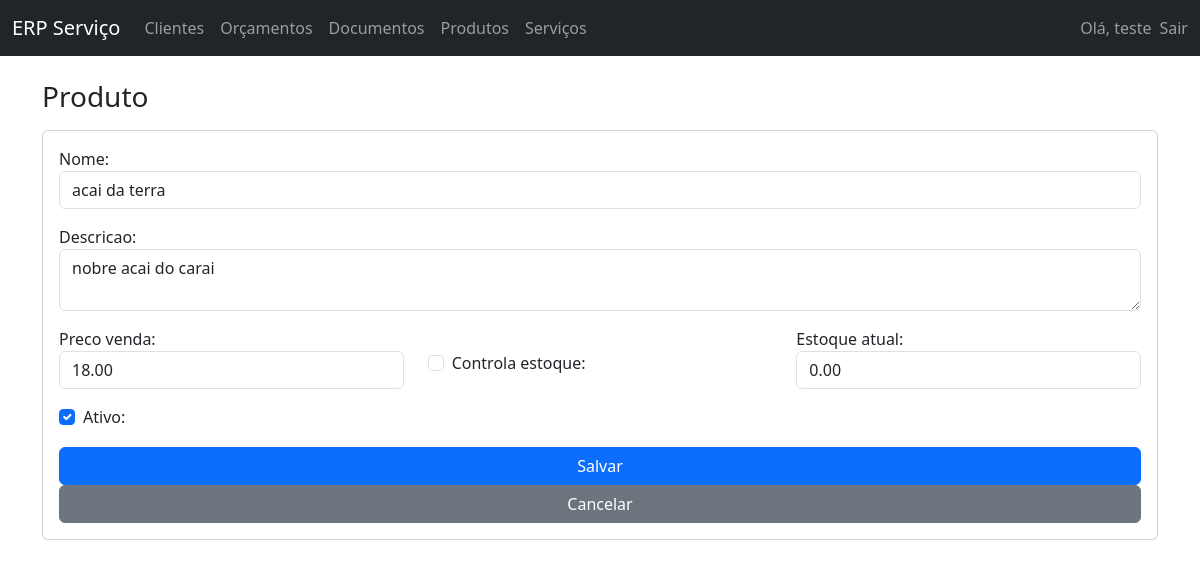
/produtos/2/editar/ (signed in), run on the app's committed database.
### core/models.py (models this page shows, shortened)
class Produto(models.Model):
    empresa = models.ForeignKey(Empresa, on_delete=models.CASCADE)
    nome = models.CharField(max_length=150)
    descricao = models.TextField(blank=True, null=True)
    preco_venda = models.DecimalField(max_digits=10, decimal_places=2)
    controla_estoque = models.BooleanField(default=False)
    estoque_atual = models.DecimalField(
        max_digits=10,
        decimal_places=2,
        default=0,
        help_text='Use unidades, kg, etc. conforme o negócio.'
    )
    ativo = models.BooleanField(default=True)

### core/views.py (the view)
# urls.py: path('produtos/<int:pk>/editar/', views.produto_update, name='produto_update'),
@login_required
def produto_update(request, pk):
    empresa = get_empresa_from_user(request.user)
    produto = get_object_or_404(Produto, pk=pk, empresa=empresa)
    if request.method == 'POST':
        form = ProdutoForm(request.POST, instance=produto)
        if form.is_valid():
            form.save()
            messages.success(request, 'Produto atualizado com sucesso.')
            return redirect('core:produto_list')
    else:
        form = ProdutoForm(instance=produto)
    return render(request, 'core/produto_form.html', {'form': form})

### core/forms.py
class ProdutoForm(forms.ModelForm):
    class Meta:
        model = Produto
        fields = ['nome', 'descricao', 'preco_venda', 'controla_estoque', 'estoque_atual', 'ativo']
        widgets = {
            'nome': forms.TextInput(attrs={'class': 'form-control'}),
            'descricao': forms.Textarea(attrs={'class': 'form-control', 'rows': 2}),
            'preco_venda': forms.NumberInput(attrs={'class': 'form-control', 'step': '0.01'}),
            'controla_estoque': forms.CheckboxInput(attrs={'class': 'form-check-input'}),
            'estoque_atual': forms.NumberInput(attrs={'class': 'form-control', 'step': '0.01'}),
            'ativo': forms.CheckboxInput(attrs={'class': 'form-check-input'}),
        }

### core/utils.py (called while the page is built)
def get_empresa_from_user(user):
    if not hasattr(user, 'perfil'):
        raise ImproperlyConfigured('Usuário sem perfil configurado.')
    return user.perfil.empresa

### core/templates/core/produto_form.html (shortened to what this page needs)
{% extends 'core/base.html' %}
{% block content %}
<h1 class="h3 mb-3">Produto</h1>
<form method="post" class="card p-3">
  <div class="mb-3">
    {{ form.nome.label_tag }}
    {{ form.nome }}
  </div>
  <div class="mb-3">
    {{ form.descricao.label_tag }}
    {{ form.descricao }}
  </div>
  <div class="row mb-3">
    <div class="col-md-4">
      {{ form.preco_venda.label_tag }}
      {{ form.preco_venda }}
    </div>
    <div class="col-md-4">
      <div class="form-check mt-4">
        {{ form.controla_estoque }}
        {{ form.controla_estoque.label_tag }}
      </div>
    </div>
    <div class="col-md-4">
      {{ form.estoque_atual.label_tag }}
      {{ form.estoque_atual }}
    </div>
  </div>
  <div class="mb-3">
    <div class="form-check">
      {{ form.ativo }}
      {{ form.ativo.label_tag }}
    </div>
  </div>
  <button type="submit" class="btn btn-primary">Salvar</button>
  <a href="{% url 'core:produto_list' %}" class="btn btn-secondary">Cancelar</a>
</form>
{% endblock %}

### core/templates/core/base.html (shortened to what this page needs)
<!DOCTYPE html>
<html lang="pt-br">
<head>
  <link href="https://cdn.jsdelivr.net/npm/bootstrap@5.3.3/dist/css/bootstrap.min.css" rel="stylesheet">
</head>
<body>
  <nav class="navbar navbar-expand-lg navbar-dark bg-dark mb-4">
    <div class="container-fluid">
      <a class="navbar-brand" href="{% url 'core:dashboard' %}">ERP Serviço</a>
      <div class="collapse navbar-collapse" id="navbarNav">
        <ul class="navbar-nav me-auto mb-2 mb-lg-0">
          <li class="nav-item">
            <a class="nav-link" href="{% url 'core:cliente_list' %}">Clientes</a>
          </li>
          <li class="nav-item">
            <a class="nav-link" href="{% url 'core:orcamento_list' %}">Orçamentos</a>
          </li>
          <li class="nav-item">
            <a class="nav-link" href="{% url 'core:documento_list' %}">Documentos</a>
          </li>
          <li class="nav-item">
            <a class="nav-link" href="{% url 'core:produto_list' %}">Produtos</a>
          </li>
          <li class="nav-item">
            <a class="nav-link" href="{% url 'core:servico_list' %}">Serviços</a>
          </li>
        </ul>
        <ul class="navbar-nav ms-auto mb-2 mb-lg-0">
          {% if user.is_authenticated %}
          <li class="nav-item me-2">
            <span class="navbar-text">
              Olá, {{ user.username }}
            </span>
          </li>
          <li class="nav-item">
            <form method="post" action="{% url 'logout' %}">
              <button type="submit" class="nav-link btn btn-link p-0 m-0 align-baseline">
                Sair
              </button>
            </form>
          </li>
          {% else %}
          <li class="nav-item">
            <a class="nav-link" href="{% url 'login' %}">Entrar</a>
          </li>
          {% endif %}
        </ul>
      </div>
    </div>
  </nav>
  <div class="container">
    {% block content %}{% endblock %}
  </div>
</body>
</html>

### data on the page
Produto: nome "acai da terra", descricao "nobre acai do carai", preco_venda "18.00", estoque_atual "0.00", ativo "☑"

### other printed values
{{ user.username }} "teste"
